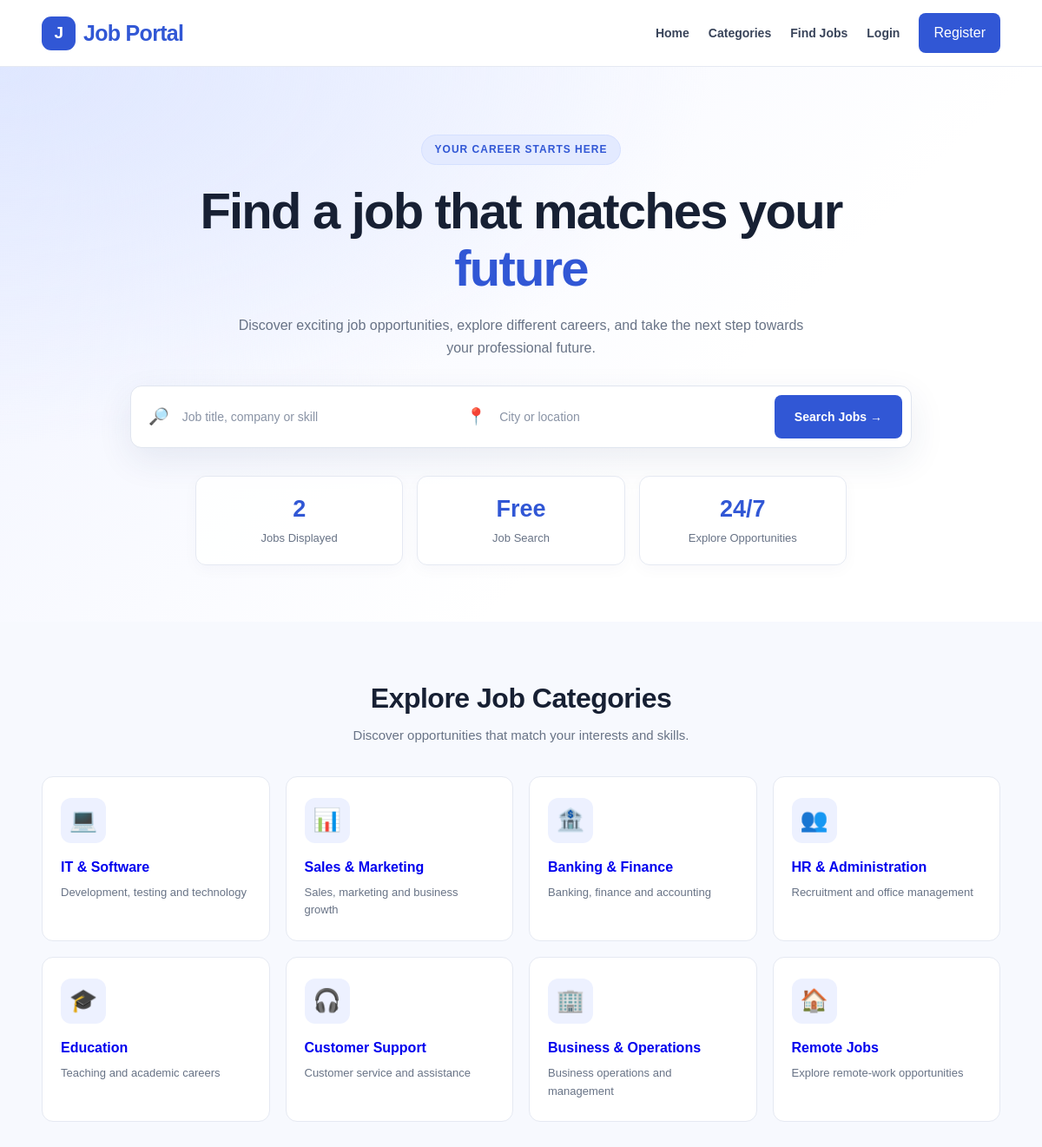
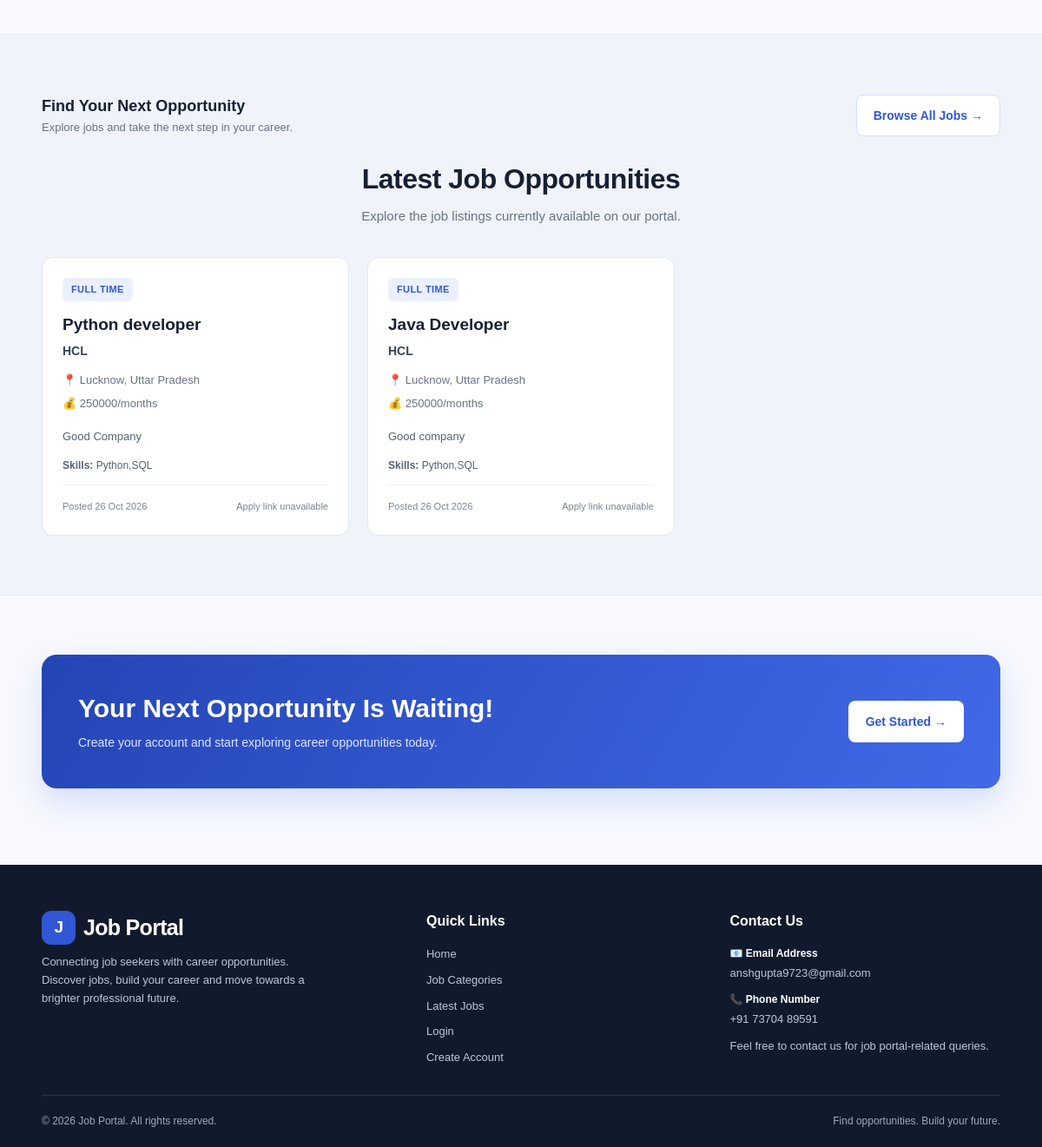
The page / on the database its author committed (2 pictures, top to bottom).
### jobs/models.py (models this page shows, shortened)
class Job(models.Model):
    title = models.CharField(max_length=200)
    company = models.CharField(max_length=200)
    location = models.CharField(max_length=150)
    salary = models.CharField(max_length=100, blank=True)
    job_type = models.CharField(
        max_length=100,
        default="Full Time"
    )
    apply_url = models.URLField(
        max_length=1000,
        blank=True,
        null=True,
        help_text="External job application URL. Leave blank if applying through the portal."
    )
    description = models.TextField()
    skills = models.CharField(max_length=300, blank=True)
    posted_at = models.DateTimeField(auto_now_add=True)
    is_active = models.BooleanField(default=True)
    posted_by = models.ForeignKey(
        User,
        on_delete=models.CASCADE,
        related_name="posted_jobs",
        null=True,
        blank=True
    )

### jobs/views.py (the view, shortened to what this page needs)
# urls.py: 2. Add a URL to urlpatterns:  path('', views.home, name='home')
def home(request):
    jobs = Job.objects.filter(
        is_active=True
    ).order_by("-posted_at")
    query = request.GET.get("q", "").strip()
    location = request.GET.get("location", "").strip()
    job_type = request.GET.get("job_type", "").strip()
    if location:
        jobs = jobs.filter(location__icontains=location)
    if job_type:
        jobs = jobs.filter(job_type=job_type)
    return render(request, "home.html", {
        "jobs": jobs.distinct(),
        "query": query,
        "location": location,
        "selected_job_type": job_type,
    })

### templates/home.html (shortened to what this page needs)
<!DOCTYPE html>
<html lang="en">
<head>
</head>
<body>
<header>
    <div class="container">
        <nav>
            <a href="{% url 'home' %}" class="logo">
                <span class="logo-icon">J</span>
                Job Portal
            </a>
            <div class="nav-links">
                <a href="{% url 'home' %}">Home</a>
                <a href="#categories">Categories</a>
                <a href="#jobs">Find Jobs</a>
                {% if user.is_authenticated %}
                    {% if user.is_superuser or user.is_staff %}
                        <a href="/admin/">Admin Panel</a>
                    {% else %}
                        {% if user.profile.role == 'candidate' %}
                            <a href="{% url 'candidate_dashboard' %}">
                                My Dashboard
                            </a>
                        {% elif user.profile.role == 'recruiter' %}
                            <a href="{% url 'recruiter_dashboard' %}">
                                My Dashboard
                            </a>
                        {% endif %}
                    {% endif %}
                    <form action="{% url 'logout' %}" method="post">
                        {% csrf_token %}
                        <button type="submit" class="btn">Logout</button>
                    </form>
                {% else %}
                    <a href="{% url 'login' %}">Login</a>
                    <a href="{% url 'register' %}" class="primary">
                        Register
                    </a>
                {% endif %}
            </div>
        </nav>
    </div>
</header>
<main>
    <section class="hero">
        <div class="container">
            <span class="eyebrow">YOUR CAREER STARTS HERE</span>
            <h1>
                Find a job that matches your
                <span>future</span>
            </h1>
            <p>
                Discover exciting job opportunities, explore different careers,
                and take the next step towards your professional future.
                </p>
                <form class="search-form"
                  action="{% url 'search_jobs' %}"
                  method="get">
                <div class="search-input">
                    <span>🔎</span>
                    <input
                        type="search"
                        name="q"
                        value="{{ request.GET.q|default:'' }}"
                        placeholder="Job title, company or skill"
                        aria-label="Search jobs"
                    >
                </div>
                <div class="search-input">
                    <span>📍</span>
                    <input
                        type="text"
                        name="location"
                        value="{{ request.GET.location|default:'' }}"
                        placeholder="City or location"
                        aria-label="Job location"
                    >
                </div>
                <button type="submit" class="btn">
                    Search Jobs →
                </button>
            </form>
            <div class="stats">
                <div class="stat">
                    <strong>{{ jobs|length }}</strong>
                    <span>Jobs Displayed</span>
                </div>
                <div class="stat">
                    <strong>Free</strong>
                    <span>Job Search</span>
                </div>
                <div class="stat">
                    <strong>24/7</strong>
                    <span>Explore Opportunities</span>
                </div>
            </div>
        </div>
    </section>
    <section class="content-section" id="categories">
        <div class="container">
            <div class="section-heading">
                <h2>Explore Job Categories</h2>
                <p>
                    Discover opportunities that match your interests and skills.
                </p>
            </div>
            <div class="category-grid">
                <a href="{% url 'search_jobs' %}?q=IT" class="category">
                    <div class="category-icon">💻</div>
                    <h3>IT &amp; Software</h3>
                    <p>Development, testing and technology</p>
                </a>
                <a href="{% url 'search_jobs' %}?q=Marketing" class="category">
                    <div class="category-icon">📊</div>
                    <h3>Sales &amp; Marketing</h3>
                    <p>Sales, marketing and business growth</p>
                </a>
                <a href="{% url 'search_jobs' %}?q=Finance" class="category">
                    <div class="category-icon">🏦</div>
                    <h3>Banking &amp; Finance</h3>
                    <p>Banking, finance and accounting</p>
                </a>
                <a href="{% url 'search_jobs' %}?q=HR" class="category">
                    <div class="category-icon">👥</div>
                    <h3>HR &amp; Administration</h3>
                    <p>Recruitment and office management</p>
                </a>
                <a href="{% url 'search_jobs' %}?q=Education" class="category">
                    <div class="category-icon">🎓</div>
                    <h3>Education</h3>
                    <p>Teaching and academic careers</p>
                </a>
                <a href="{% url 'search_jobs' %}?q=Support" class="category">
                    <div class="category-icon">🎧</div>
                    <h3>Customer Support</h3>
                    <p>Customer service and assistance</p>
                </a>
                <a href="{% url 'search_jobs' %}?q=Business" class="category">
                    <div class="category-icon">🏢</div>
                    <h3>Business &amp; Operations</h3>
                    <p>Business operations and management</p>
                </a>
                <a href="{% url 'search_jobs' %}?q=Remote" class="category">
                    <div class="category-icon">🏠</div>
                    <h3>Remote Jobs</h3>
                    <p>Explore remote-work opportunities</p>
                </a>
            </div>
        </div>
    </section>
    <section class="content-section jobs-section" id="jobs">
        <div class="container">
            <div class="jobs-intro">
                <div>
                    <h3>Find Your Next Opportunity</h3>
                    <p>Explore jobs and take the next step in your career.</p>
                </div>
                <a href="{% url 'search_jobs' %}" class="btn btn-outline">
                    Browse All Jobs →
                </a>
            </div>
            <div class="section-heading">
                <h2>Latest Job Opportunities</h2>
                <p>Explore the job listings currently available on our portal.</p>
            </div>
            <div class="job-grid">
                {% for job in jobs %}
                    <article class="job-card">
                        <span class="job-tag">
                            {{ job.job_type|default:"Opportunity" }}
                        </span>
                        <h3>{{ job.title }}</h3>
                        <p class="company">
                            {{ job.company|default:"Company not specified" }}
                        </p>
                        <p class="job-info">
                            📍 {{ job.location|default:"Location not specified" }}
                        </p>
                        {% if job.salary %}
                            <p class="job-info">
                                💰 {{ job.salary }}
                            </p>
                        {% endif %}
                        <p class="description">
                            {{ job.description|default:"Explore this opportunity to learn more about the role."|truncatechars:180 }}
                        </p>
                        {% if job.skills %}
                            <p class="skills">
                                <strong>Skills:</strong> {{ job.skills }}
                            </p>
                        {% endif %}
                        <div class="job-actions">
                            <span class="posted">
                                {% if job.posted_at %}
                                    Posted {{ job.posted_at|date:"d M Y" }}
                                {% else %}
                                    Recently listed
                                {% endif %}
                            </span>
                            {% if job.apply_url %}
                                <a
                                    class="apply-btn"
                                    href="{{ job.apply_url }}"
                                    target="_blank"
                                    rel="noopener noreferrer"
                                >
                                    Apply Now ↗️
                                </a>
                            {% else %}
                                <span class="posted">
                                    Apply link unavailable
                                </span>
                            {% endif %}
                        </div>
                    </article>
                {% endfor %}
            </div>
        </div>
    </section>
    <section class="content-section">
        <div class="container">
            <div class="career-banner">
                <div>
                    <h2>Your Next Opportunity Is Waiting!</h2>
                    <p>
                        Create your account and start exploring career
                        opportunities today.
                    </p>
                </div>
                {% if user.is_authenticated %}
                    {% if user.is_superuser or user.is_staff %}
                        <a href="/admin/" class="btn">Admin Panel →</a>
                    {% else %}
                        {% if user.profile.role == 'candidate' %}
                            <a href="{% url 'candidate_dashboard' %}"
                               class="btn">
                                My Dashboard →
                            </a>
                        {% elif user.profile.role == 'recruiter' %}
                            <a href="{% url 'recruiter_dashboard' %}"
                               class="btn">
                                My Dashboard →
                            </a>
                        {% else %}
                            <a href="{% url 'search_jobs' %}" class="btn">
                                Explore Jobs →
                            </a>
                        {% endif %}
                    {% endif %}
                {% else %}
                    <a href="{% url 'register' %}" class="btn">
                        Get Started →
                    </a>
                {% endif %}
            </div>
        </div>
    </section>
</main>
<footer>
    <div class="container">
        <div class="footer-content">
            <div class="footer-column">
                <a href="{% url 'home' %}" class="logo"
                   style="color: white;">
                    <span class="logo-icon">J</span>
                    Job Portal
                </a>
                <p>
                    Connecting job seekers with career opportunities.
                    Discover jobs, build your career and move towards
                    a brighter professional future.
                </p>
            </div>
            <div class="footer-column">
                <h3>Quick Links</h3>
                <div class="footer-links">
                    <a href="{% url 'home' %}">Home</a>
                    <a href="#categories">Job Categories</a>
                    <a href="#jobs">Latest Jobs</a>
                    {% if user.is_authenticated %}
                        {% if user.is_superuser or user.is_staff %}
                            <a href="/admin/">Admin Panel</a>
                        {% else %}
                            {% if user.profile.role == 'candidate' %}
                                <a href="{% url 'candidate_dashboard' %}">
                                    Candidate Dashboard
                                </a>
                            {% elif user.profile.role == 'recruiter' %}
                                <a href="{% url 'recruiter_dashboard' %}">
                                    Recruiter Dashboard
                                </a>
                            {% endif %}
                        {% endif %}
                    {% else %}
                        <a href="{% url 'login' %}">Login</a>
                        <a href="{% url 'register' %}">Create Account</a>
                    {% endif %}
                </div>
            </div>
            <div class="footer-column footer-contact">
                <h3>Contact Us</h3>
                <p>
                    <strong>📧 Email Address</strong>
                    <a href="mailto:anshgupta9723@gmail.com">
                        anshgupta9723@gmail.com
                    </a>
                </p>
                <p>
                    <strong>📞 Phone Number</strong>
                    <a href="tel:+917370489591">
                        +91 73704 89591
                    </a>
                </p>
                <p>
                    Feel free to contact us for job portal-related queries.
                </p>
            </div>
        </div>
        <div class="footer-bottom">
            <p>
                © {% now "Y" %} Job Portal. All rights reserved.
            </p>
            <p>
                Find opportunities. Build your future.
            </p>
        </div>
    </div>
</footer>
</body>
</html>

### rows shown on the page
Job: job_type "FULL TIME", title "Python developer", company "HCL", location "Lucknow, Uttar Pradesh", salary "250000/months", description "Good Company", skills "Python,SQL", posted_at "26 Oct 2026", shows "Apply link unavailable"
Job: job_type "FULL TIME", title "Java Developer", company "HCL", location "Lucknow, Uttar Pradesh", salary "250000/months", description "Good company", skills "Python,SQL", posted_at "26 Oct 2026", shows "Apply link unavailable"

### other values the page prints
{{ jobs|length }} "2"
